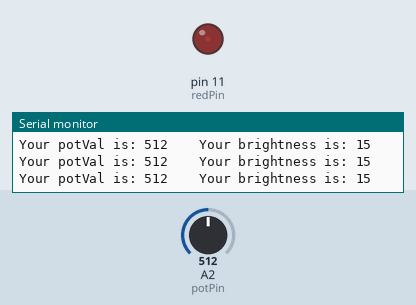
The sketch below on a simulated Arduino Uno, built with avr-gcc and run on an emulated ATmega328P. Parts: output pins drawn as LEDs (lit = HIGH), the last lines printed to the serial monitor. Inputs (shaded band) come from the test bench; at power-on: A2 (potPin) = 512.

Above: at 1.2 s.
1.3 s: A2 (potPin) set to 900
At 2.3 s:
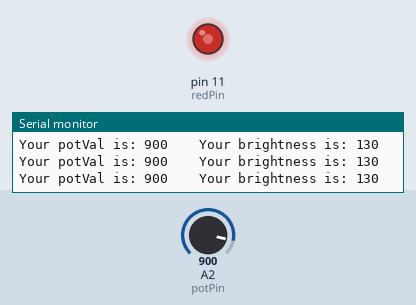
2.8 s: A2 (potPin) set to 1023
At 4.0 s:
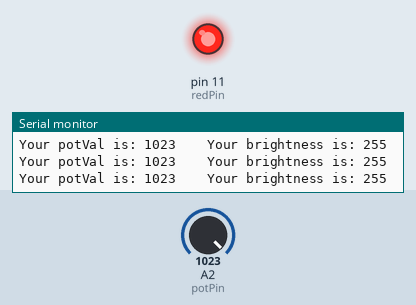
4.3 s: A2 (potPin) set to 122
At 5.5 s:
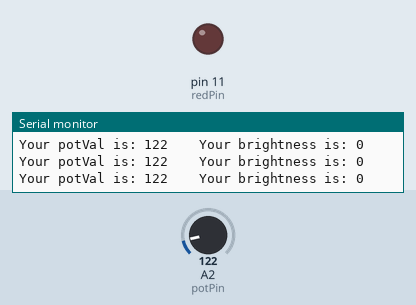
Timing chart, 0 to 7.3 s (numbered marks = the images above; inputs shaded):
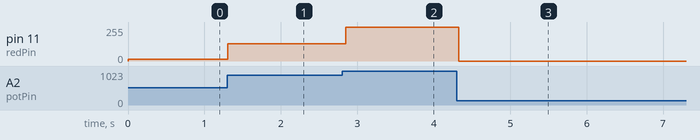

The sketch:

expontentialPotLedProgram.ino
```cpp
int redPin=11;
int potPin=A2;
int potVal;
int brightness;
int baudRate=9600;
String msg1="Your potVal is: ";
String msg2="Your brightness is: ";
void setup() {
  // put your setup code here, to run once:
pinMode(redPin,OUTPUT);
pinMode(potPin,INPUT);
Serial.begin(baudRate);

}


void loop() {
  // put your main code here, to run repeatedly:

potVal = analogRead(potPin);
brightness = pow(2,(potVal*(8/1023.0)))-1;
analogWrite(redPin,brightness);
Serial.print(msg1);
Serial.print(potVal);
Serial.print("    ");
Serial.print(msg2);
Serial.println(brightness);


}
```

Measured:
- after the input at 1.3 s, pin 11 (redPin): 15/255 → 130/255 at once
- after the input at 2.8 s, pin 11 (redPin): 130/255 → 255/255 after 0.05 s
- after the input at 4.3 s, pin 11 (redPin): 255/255 → 0/255 at once
